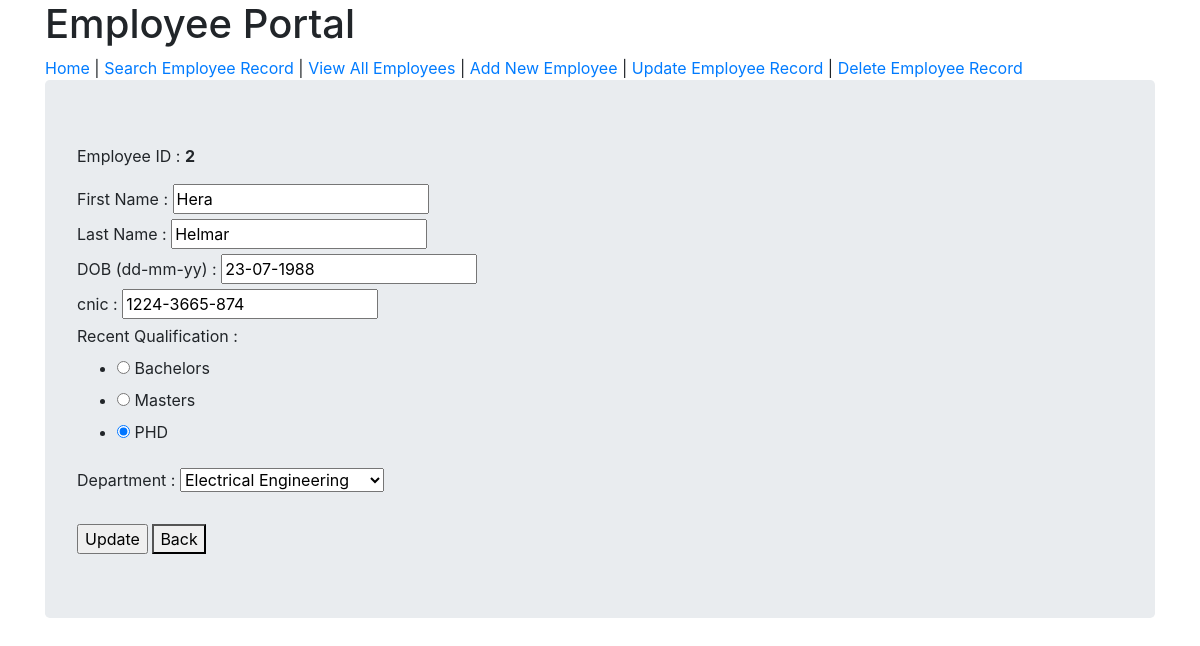
The app's page /updateEmployeeRecord/2 with its own data.
### models.py (models this page shows, shortened)
class Employee(db.Model):
    __tablename__ = 'Employee'
    employee_id = db.Column(db.Integer, primary_key = True)
    first_name = db.Column(db.Text)
    last_name = db.Column(db.Text)
    dob = db.Column(db.Text)
    cnic = db.Column(db.Text)
    qualification = db.Column(db.Text)
    department = db.relationship('Departments', backref = 'Employee', uselist = False)
    department_id = db.Column(db.Integer, db.ForeignKey('Departments'))

### app.py (the view, shortened to what this page needs)
@app.route('/updateEmployeeRecord/<id>', methods = ['GET', 'POST'])
def updateEmployeeRecord(id):
    record = Employee.query.get(id)
    form = AddEmployee()
    form.first_name.data = record.first_name
    form.last_name.data = record.last_name
    form.dob.data = record.dob
    form.cnic.data = record.cnic
    form.department.data = str(record.department_id)
    form.qualification.data = record.qualification
    return render_template('updateEmployeeRecord.html', id = id, form = form)

### forms.py
class AddEmployee(FlaskForm):
    first_name = StringField('First Name', validators = [DataRequired()])
    last_name = StringField('Last Name', validators = [DataRequired()])
    dob = StringField('DOB (dd-mm-yy)', validators = [DataRequired()])
    cnic = StringField('cnic', validators = [DataRequired()])
    qualification = RadioField('Recent Qualification : ', choices = [('bs', 'Bachelors'), ('ms','Masters'), ('phd', 'PHD')], validators = [DataRequired()])
    department = SelectField('Department', choices = [('1', 'Computer Sciences'), ('2', 'Electrical Engineering'),
                            ('3', 'Environmental Sciences'), ('4', 'Mechanical Engineering'), ('5', 'Software Engineering')], validators = [DataRequired()])
    submit = SubmitField('Save Record')
    updateSubmit = SubmitField('Update')

### templates/updateEmployeeRecord.html (shortened to what this page needs)
{% extends 'base.html' %}
{% block content %}
<div class="jumbotron">
  <form method="post">
    <p>Employee ID : <b>{{id}}</b></p>
    {{form.first_name.label}} : {{form.first_name}}
    <br>
    {{form.last_name.label}} : {{form.last_name}}
    <br>
    {{form.dob.label}} : {{form.dob}}
    <br>
    {{form.cnic.label}} : {{form.cnic}}
    <br>
    {{form.qualification.label}}  {{form.qualification}}
    {{form.department.label}} : {{form.department}}
    <br>
    <br>
    {{form.updateSubmit}} <a href="{{ url_for('update') }}"><button type="button" name="back"> Back </button></a>
  </form>
</div>
{% endblock %}

### records on screen
Employee: first_name "Hera", last_name "Helmar", dob "23-07-1988", cnic "1224-3665-874", qualification "☐ Bachelors ☐ Masters ☑ PHD", department "Electrical Engineering"

### other values on screen
{{ id }} "2"
